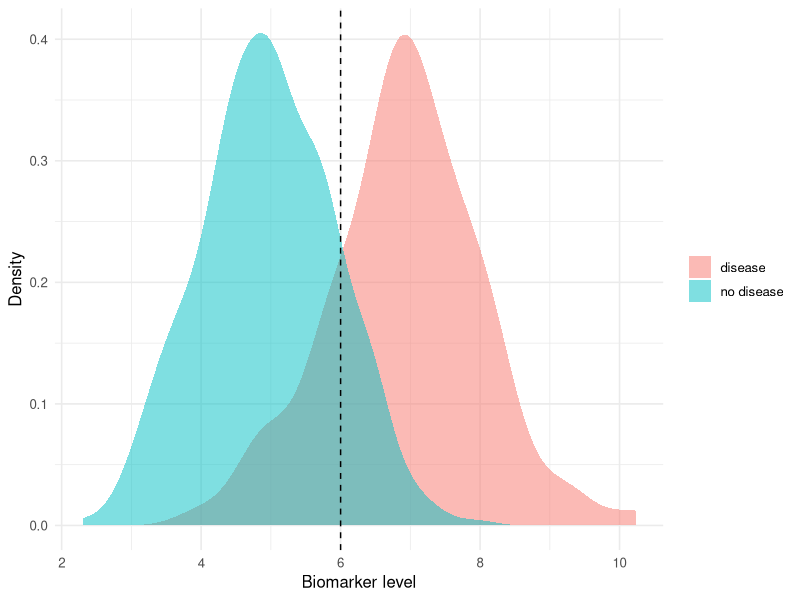
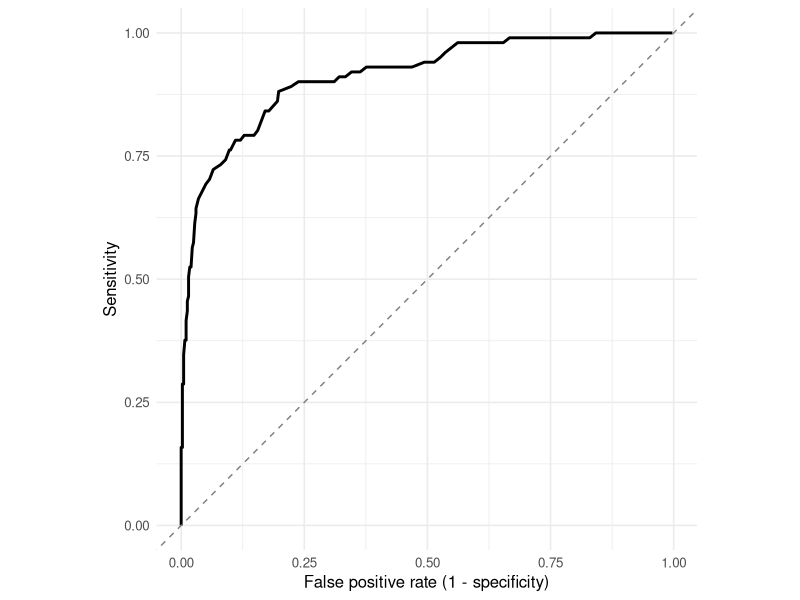

Reproduce these figures in R, in order.
## ---- chunk 1
#| label: setup
library(tidyverse)
set.seed(42)
theme_set(theme_minimal(base_size = 12))
## ---- chunk 2
N <- 500
prev <- 0.2
pop <- tibble(
  id = seq_len(N),
  disease = rbinom(N, 1, prev),
  biomarker = rnorm(N, mean = if_else(disease == 1, 7, 5), sd = 1)
)
## ---- chunk 3
#| fig-width: 6
#| fig-height: 3.5
pop |>
  mutate(status = if_else(disease == 1, "disease", "no disease")) |>
  ggplot(aes(biomarker, fill = status)) +
  geom_density(alpha = 0.5, colour = NA) +
  geom_vline(xintercept = 6, linetype = 2) +
  labs(x = "Biomarker level", y = "Density", fill = NULL)
## ---- chunk 4
cutoff <- 6
pop <- pop |> mutate(test = as.integer(biomarker > cutoff))
tab <- table(disease = pop$disease, test = pop$test)
tab
## ---- chunk 5
TP <- tab["1", "1"]; FN <- tab["1", "0"]
FP <- tab["0", "1"]; TN <- tab["0", "0"]

sens <- TP / (TP + FN)
spec <- TN / (TN + FP)
ppv  <- TP / (TP + FP)
npv  <- TN / (TN + FN)
lrp  <- sens / (1 - spec)
lrn  <- (1 - sens) / spec

diag_tbl <- tibble(
  quantity = c("Sensitivity", "Specificity",
               "PPV", "NPV", "LR+", "LR-"),
  value = c(sens, spec, ppv, npv, lrp, lrn)
)
diag_tbl
## ---- chunk 6
pre_prob <- 0.1
pre_odds <- pre_prob / (1 - pre_prob)
post_odds_pos <- pre_odds * lrp
post_prob_pos <- post_odds_pos / (1 + post_odds_pos)
post_odds_neg <- pre_odds * lrn
post_prob_neg <- post_odds_neg / (1 + post_odds_neg)

tibble(
  pre_prob,
  post_prob_if_positive = post_prob_pos,
  post_prob_if_negative = post_prob_neg
)
## ---- chunk 7
roc <- tibble(
  cut = seq(min(pop$biomarker), max(pop$biomarker), length.out = 200)
) |>
  rowwise() |>
  mutate(
    tp = sum(pop$biomarker > cut & pop$disease == 1),
    fn = sum(pop$biomarker <= cut & pop$disease == 1),
    fp = sum(pop$biomarker > cut & pop$disease == 0),
    tn = sum(pop$biomarker <= cut & pop$disease == 0),
    sens = tp / (tp + fn),
    fpr  = fp / (fp + tn)
  ) |>
  ungroup()
## ---- chunk 8
#| fig-width: 5
#| fig-height: 4
ggplot(roc, aes(fpr, sens)) +
  geom_path(linewidth = 1) +
  geom_abline(linetype = 2, colour = "grey50") +
  coord_equal() +
  labs(x = "False positive rate (1 - specificity)",
       y = "Sensitivity")
## ---- chunk 9
sessionInfo()
